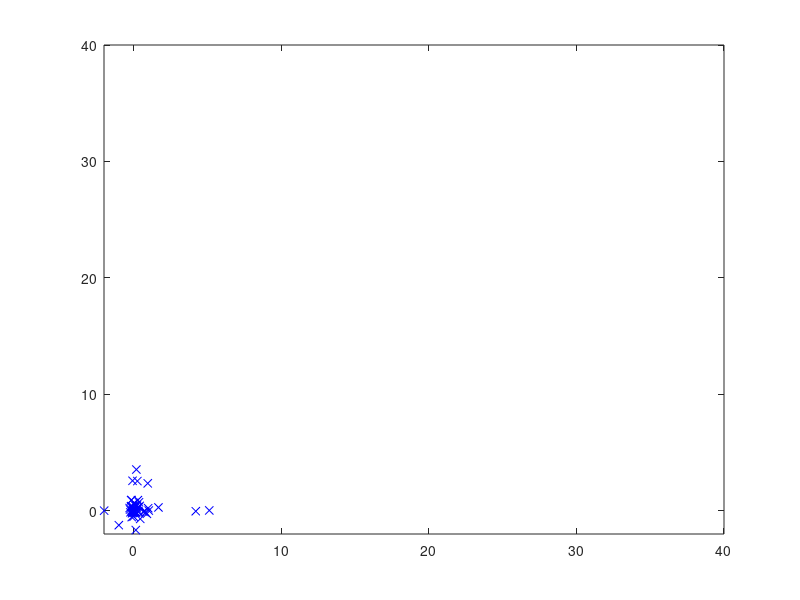

This figure's MATLAB source: (Note: this script raises an error after producing the figure.)
% PSO : Particle Swarm Optimization (VECTORIZED)
% particle swarm optimization (PSO) is a computational method that 
% optimizes a problem by iteratively trying to improve a candidate 
% solution with regard to a given measure of quality. PSO optimizes 
% a problem by having a population of candidate solutions, here dubbed 
% particles, and moving these particles around in the search-space 
% according to simple mathematical formulae over the particle's position 
% and velocity. Each particle's movement is influenced by its local best 
% known position but, is also guided toward the best known positions 
% in the search-space, which are updated as better positions are found 
% by other particles. This is expected to move the swarm toward the best solutions.
%
% this function is written as a simple example of PSO
% in order to optimiza other functions you have to change the objective
% function.
%
% to increase the efficieny of the PSO this version is a vectorized version
% for MATLAB.
%
% -----------------------------------
% code: REZA AHMADZADEH  (based on the original code by Wesam Elshamy)
% (reza.ahmadzadeh@iit.it)
% -----------------------------------
clc;clear all;close all;
%% initialization
%
swarm_size = 64;                       % number of the swarm particles
maxIter = 10;                          % maximum number of iterations
inertia = unifrnd(0,1,[1 1]);
correction_factor = 2.0;
% set the position of the initial swarm
a = 1:8;
[X,Y] = meshgrid(a,a);
C = cat(2,X',Y');
D = reshape(C,[],2);
swarm(1:swarm_size,1,1:2) = D;          % set the position of the particles in 2D
swarm(:,2,:) = 0;                       % set initial velocity for particles
swarm(:,4,1) = 1000;                    % set the best value so far
plotObjFcn = 1;                         % set to zero if you do not need a final plot
%% define the objective funcion here (vectorized form)
objfcn =  @(x)(x(:,1)).^2 + (x(:,2)).^2;
tic;
%% The main loop of PSO
for iter = 1:maxIter
    swarm(:, 1, 1) = swarm(:, 1, 1) + swarm(:, 2, 1)/1.3;       %update x position with the velocity
    swarm(:, 1, 2) = swarm(:, 1, 2) + swarm(:, 2, 2)/1.3;       %update y position with the velocity
    x = swarm(:, 1, 1);                                         % get the updated position
    y = swarm(:, 1, 2);                                         % updated position
    fval = objfcn([x y]);                                       % evaluate the function using the position of the particle
    
    % compare the function values to find the best ones
    for ii = 1:swarm_size
        if fval(ii,1) < swarm(ii,4,1)
            swarm(ii, 3, 1) = swarm(ii, 1, 1);                  % update best x position,
            swarm(ii, 3, 2) = swarm(ii, 1, 2);                  % update best y postions
            swarm(ii, 4, 1) = fval(ii,1);                       % update the best value so far
        end
    end
    
    [~, gbest] = min(swarm(:, 4, 1));                           % find the best function value in total
    
    % update the velocity of the particles
    swarm(:, 2, 1) = inertia*(rand(swarm_size,1).*swarm(:, 2, 1)) + correction_factor*(rand(swarm_size,1).*(swarm(:, 3, 1) ...
        - swarm(:, 1, 1))) + correction_factor*(rand(swarm_size,1).*(swarm(gbest, 3, 1) - swarm(:, 1, 1)));   %x velocity component
    swarm(:, 2, 2) = inertia*(rand(swarm_size,1).*swarm(:, 2, 2)) + correction_factor*(rand(swarm_size,1).*(swarm(:, 3, 2) ...
        - swarm(:, 1, 2))) + correction_factor*(rand(swarm_size,1).*(swarm(gbest, 3, 2) - swarm(:, 1, 2)));   %y velocity component
    
    % plot the particles
    clf;plot(swarm(:, 1, 1), swarm(:, 1, 2), 'bx');             % drawing swarm movements
    axis([-2 40 -2 40]);
    pause(.1);                                                 % un-comment this line to decrease the animation speed
    disp(['iteration: ' num2str(iter)]);
end
toc
%% plot the function
if plotObjFcn
    ub = 40;
    lb = 0;
%     npoints = 1000;
    x = (ub-lb) .* rand(npoints,2) + lb;
    for ii = 1:npoints
        f = objfcn([x(ii,1) x(ii,2)]);
        plot3(x(ii,1),x(ii,2),f,'.r');hold on
    end
    plot3(swarm(1,3,1),swarm(1,3,2),swarm(1,4,1),'xb','linewidth',5,'Markersize',5);grid
end